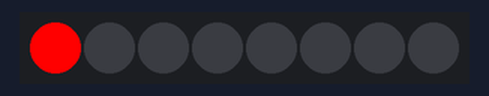
A sketch run on a simulated Arduino Uno, built with avr-gcc and run on an emulated ATmega328P. On the bench: 8 RGB LEDs in strip order, left to right.

Above: at 0.05 s.
At 0.75 s:
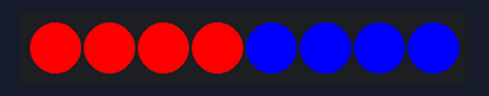
Timing chart, 0 to 40.0 s (numbered marks = the images above):
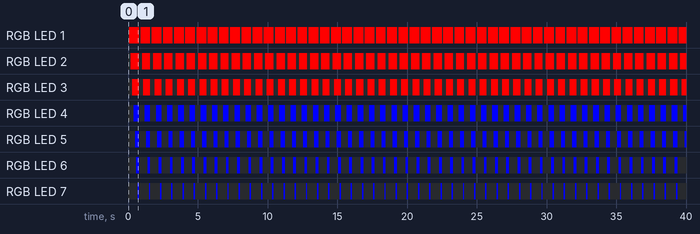

Measured:
- by itself, RGB LED 1: alternates RGB(255, 0, 0) for 0.70 s and off for 0.10 s
- by itself, RGB LED 2: alternates RGB(255, 0, 0) for 0.60 s and off for 0.20 s
- by itself, RGB LED 3: alternates RGB(255, 0, 0) for 0.50 s and off for 0.30 s
- by itself, RGB LED 4: alternates RGB(0, 0, 255) for 0.40 s and off for 0.40 s
- by itself, RGB LED 5: alternates RGB(0, 0, 255) for 0.30 s and off for 0.50 s
- by itself, RGB LED 6: alternates RGB(0, 0, 255) for 0.20 s and off for 0.60 s
- by itself, RGB LED 7: alternates RGB(0, 0, 255) for 0.10 s and off for 0.70 s

The sketch:

arduino11.4.ino
```cpp
#include <Adafruit_NeoPixel.h> //Dołączenie biblioteki

//Konfiguracja linijki
Adafruit_NeoPixel linijka = Adafruit_NeoPixel(8, A5, NEO_GRB + NEO_KHZ800);

void setup() {
  linijka.begin(); //Inicjalizacja
  linijka.show();
}

void loop() {
 int i = 0;
  for (i = 0; i < 8; i++) {
    if (i < 4) {
      linijka.setPixelColor(i, linijka.Color(255, 0, 0)); //Dioda nr i świeci na wybrany kolor
    } else {
      linijka.setPixelColor(i, linijka.Color(0, 0, 255)); //Dioda nr i świeci na wybrany kolor
    }

    linijka.show();
    delay(100);
  }
  linijka.clear();
}
```
